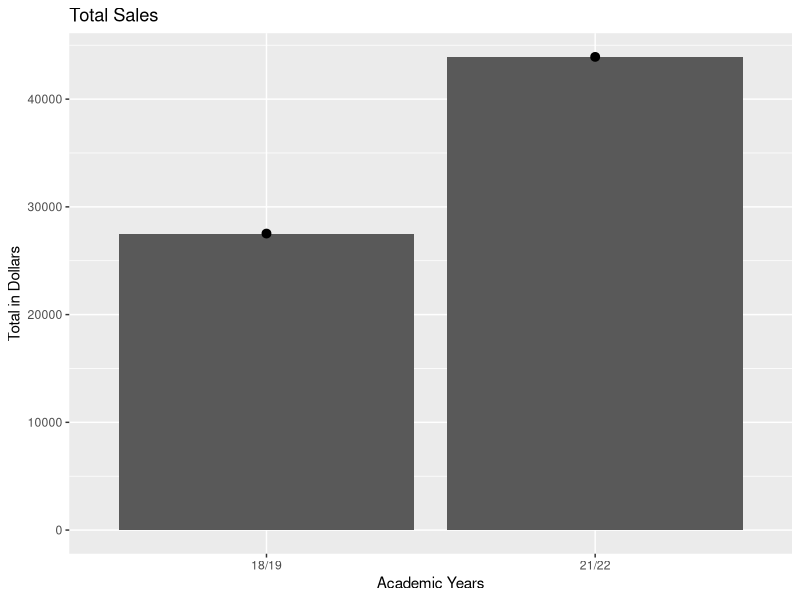

Generate this figure with R:
## ---- chunk 1

knitr::opts_chunk$set(echo = TRUE)
library(dplyr)
library(knitr)
library(formattable)
library(ggplot2)
library(tidyr)
library(Hmisc)
## ---- chunk 2
x <- read.csv("alacarte 18-19.csv")
## ---- chunk 3
x
## ---- chunk 4
y <- read.csv("alacarte 21-22.csv")
## ---- chunk 5
y
## ---- chunk 6
df <- data.frame(x)
df1 <- data.frame(y)
func <- function(z) if (is.numeric(z)) sum(z) else '' 
sumrow <- as.data.frame(lapply(df, func))
sumrow2 <- as.data.frame(lapply(df1, func))
X <- select(sumrow, Total)
Y <- select(sumrow2, Total)
mydf <- data.frame(X, Y)
df2 <- rbind(X, Y)
second <- c("18/19", "21/22")
mydf2 <- data.frame(a = df2, b = second)
## ---- chunk 7
t.test(mydf, mu = 0)
## ---- chunk 8
ggplot(mydf2, aes(x = b, y = df2$Total)) +
  stat_summary(fun = mean, geom = "bar") +
  stat_summary(fun.data = mean_cl_boot, geom = "pointrange") +
  labs(y = "Total in Dollars", x = "Academic Years") +
  labs(title = "Total Sales")
